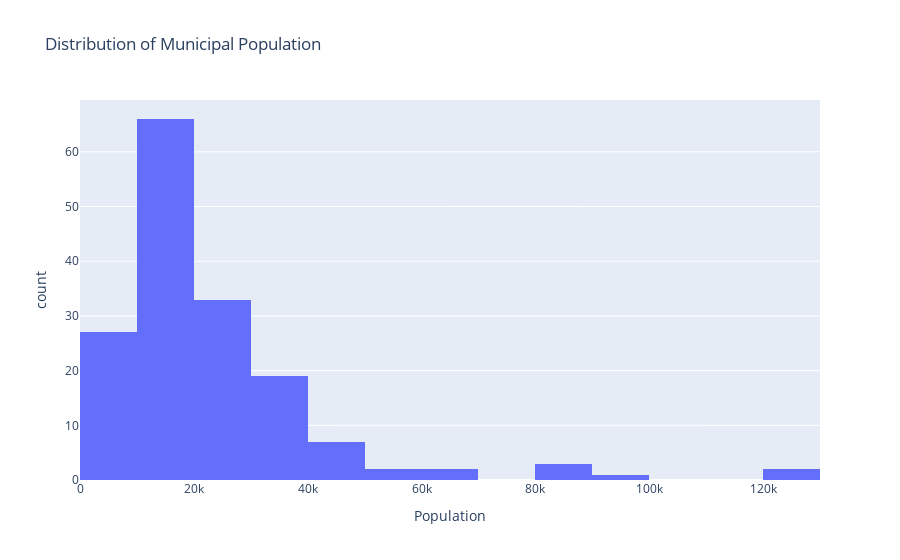
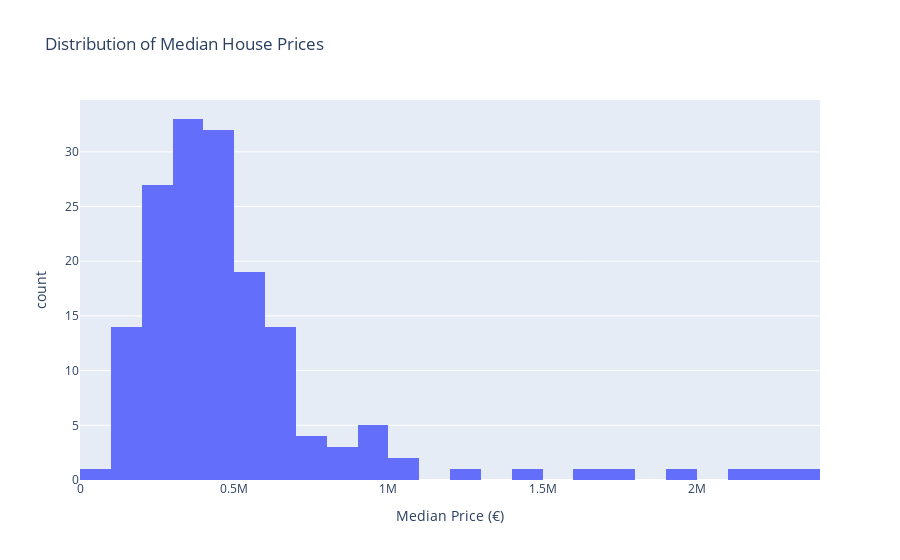
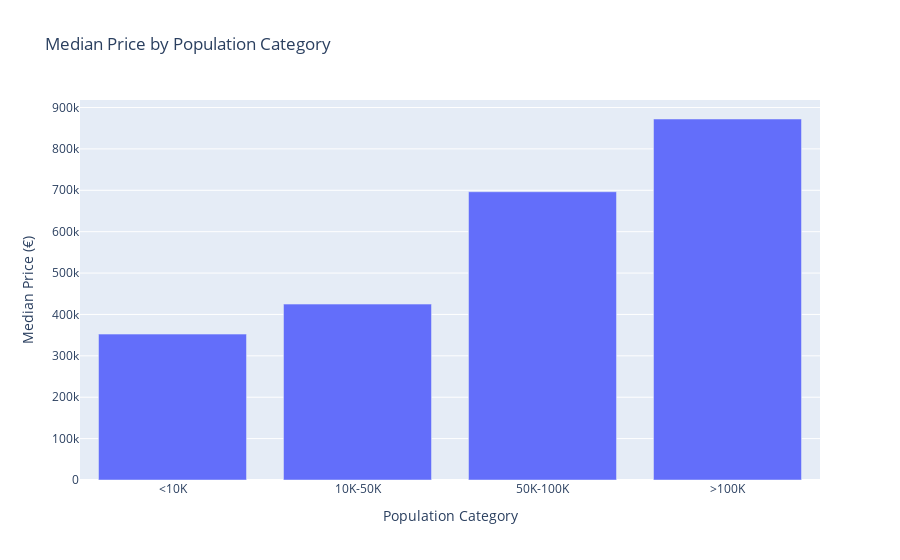
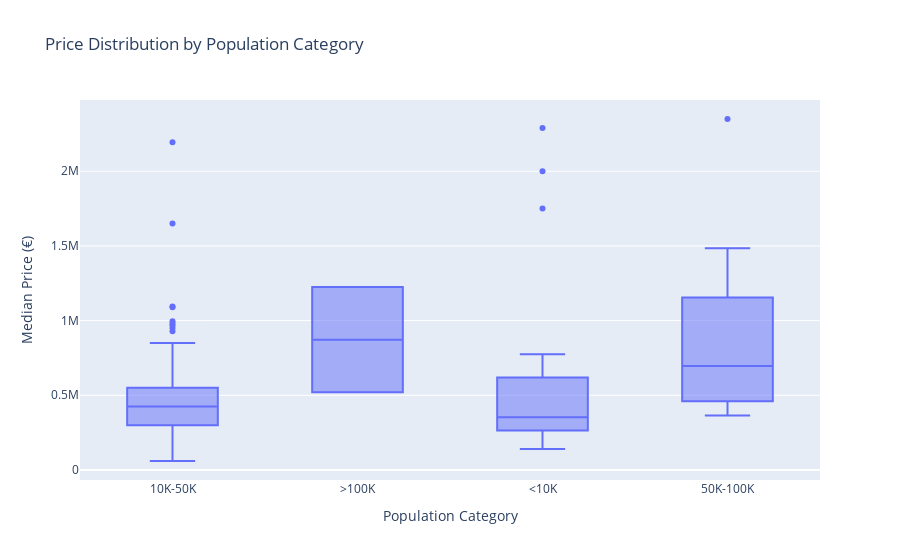

Notebook cell for these charts, in order:
### Code cell
# Population categories
merged_df['pop_category'] = pd.cut(
    merged_df['total_population'], 
    bins=[0, 10000, 50000, 100000, float('inf')],
    labels=['<10K', '10K-50K', '50K-100K', '>100K']
)

# Simple histogram of population
fig1 = px.histogram(
    merged_df,
    x='total_population',
    title='Distribution of Municipal Population',
    labels={'total_population': 'Population'}
)
fig1.show()

# Simple histogram of prices
fig2 = px.histogram(
    merged_df,
    x='median_price',
    title='Distribution of Median House Prices',
    labels={'median_price': 'Median Price (€)'}
)
fig2.show()

# Simple bar chart by category
pop_category_prices = merged_df.groupby('pop_category', observed=True)['median_price'].median()
fig3 = px.bar(
    x=pop_category_prices.index.astype(str),
    y=pop_category_prices.values,
    title='Median Price by Population Category',
    labels={'x': 'Population Category', 'y': 'Median Price (€)'}
)
fig3.show()

# Simple box plot
fig4 = px.box(
    merged_df,
    x='pop_category',
    y='median_price',
    title='Price Distribution by Population Category',
    labels={'pop_category': 'Population Category', 'median_price': 'Median Price (€)'}
)
fig4.show()

### Figure 1 — Plotly figure (JSON) as saved in the notebook; plotly's stock layout.template omitted (floating-point values rounded to 4 significant figures; data arrays with more than 128 entries replaced by an {"elided": "..."} marker saying what was removed)
{"data": [{"bingroup": "x", "hovertemplate": "Population=%{x}<br>count=%{y}<extra></extra>", "legendgroup": "", "marker": {"color": "#636efa", "pattern": {"shape": ""}}, "name": "", "orientation": "v", "showlegend": false, "type": "histogram", "x": {"elided": "162 int values"}, "xaxis": "x", "yaxis": "y"}], "layout": {"barmode": "relative", "legend": {"tracegroupgap": 0}, "title": {"text": "Distribution of Municipal Population"}, "xaxis": {"anchor": "y", "domain": [0, 1], "title": {"text": "Population"}}, "yaxis": {"anchor": "x", "domain": [0, 1], "title": {"text": "count"}}}}

### Figure 2 — Plotly figure (JSON) as saved in the notebook; plotly's stock layout.template omitted (floating-point values rounded to 4 significant figures; data arrays with more than 128 entries replaced by an {"elided": "..."} marker saying what was removed)
{"data": [{"bingroup": "x", "hovertemplate": "Median Price (€)=%{x}<br>count=%{y}<extra></extra>", "legendgroup": "", "marker": {"color": "#636efa", "pattern": {"shape": ""}}, "name": "", "orientation": "v", "showlegend": false, "type": "histogram", "x": {"elided": "162 float values"}, "xaxis": "x", "yaxis": "y"}], "layout": {"barmode": "relative", "legend": {"tracegroupgap": 0}, "title": {"text": "Distribution of Median House Prices"}, "xaxis": {"anchor": "y", "domain": [0, 1], "title": {"text": "Median Price (€)"}}, "yaxis": {"anchor": "x", "domain": [0, 1], "title": {"text": "count"}}}}

### Figure 3 — Plotly figure (JSON) as saved in the notebook; plotly's stock layout.template omitted (floating-point values rounded to 4 significant figures)
{"data": [{"hovertemplate": "Population Category=%{x}<br>Median Price (€)=%{y}<extra></extra>", "legendgroup": "", "marker": {"color": "#636efa", "pattern": {"shape": ""}}, "name": "", "orientation": "v", "showlegend": false, "textposition": "auto", "type": "bar", "x": ["<10K", "10K-50K", "50K-100K", ">100K"], "xaxis": "x", "y": [352500.0, 425000.0, 696500.0, 872200.0], "yaxis": "y"}], "layout": {"barmode": "relative", "legend": {"tracegroupgap": 0}, "title": {"text": "Median Price by Population Category"}, "xaxis": {"anchor": "y", "domain": [0, 1], "title": {"text": "Population Category"}}, "yaxis": {"anchor": "x", "domain": [0, 1], "title": {"text": "Median Price (€)"}}}}

### Figure 4 — Plotly figure (JSON) as saved in the notebook; plotly's stock layout.template omitted (floating-point values rounded to 4 significant figures; data arrays with more than 128 entries replaced by an {"elided": "..."} marker saying what was removed)
{"data": [{"alignmentgroup": "True", "hovertemplate": "Population Category=%{x}<br>Median Price (€)=%{y}<extra></extra>", "legendgroup": "", "marker": {"color": "#636efa"}, "name": "", "notched": false, "offsetgroup": "", "orientation": "v", "showlegend": false, "type": "box", "x": {"elided": "162 str values"}, "x0": " ", "xaxis": "x", "y": {"elided": "162 float values"}, "y0": " ", "yaxis": "y"}], "layout": {"boxmode": "group", "legend": {"tracegroupgap": 0}, "title": {"text": "Price Distribution by Population Category"}, "xaxis": {"anchor": "y", "domain": [0, 1], "title": {"text": "Population Category"}}, "yaxis": {"anchor": "x", "domain": [0, 1], "title": {"text": "Median Price (€)"}}}}
